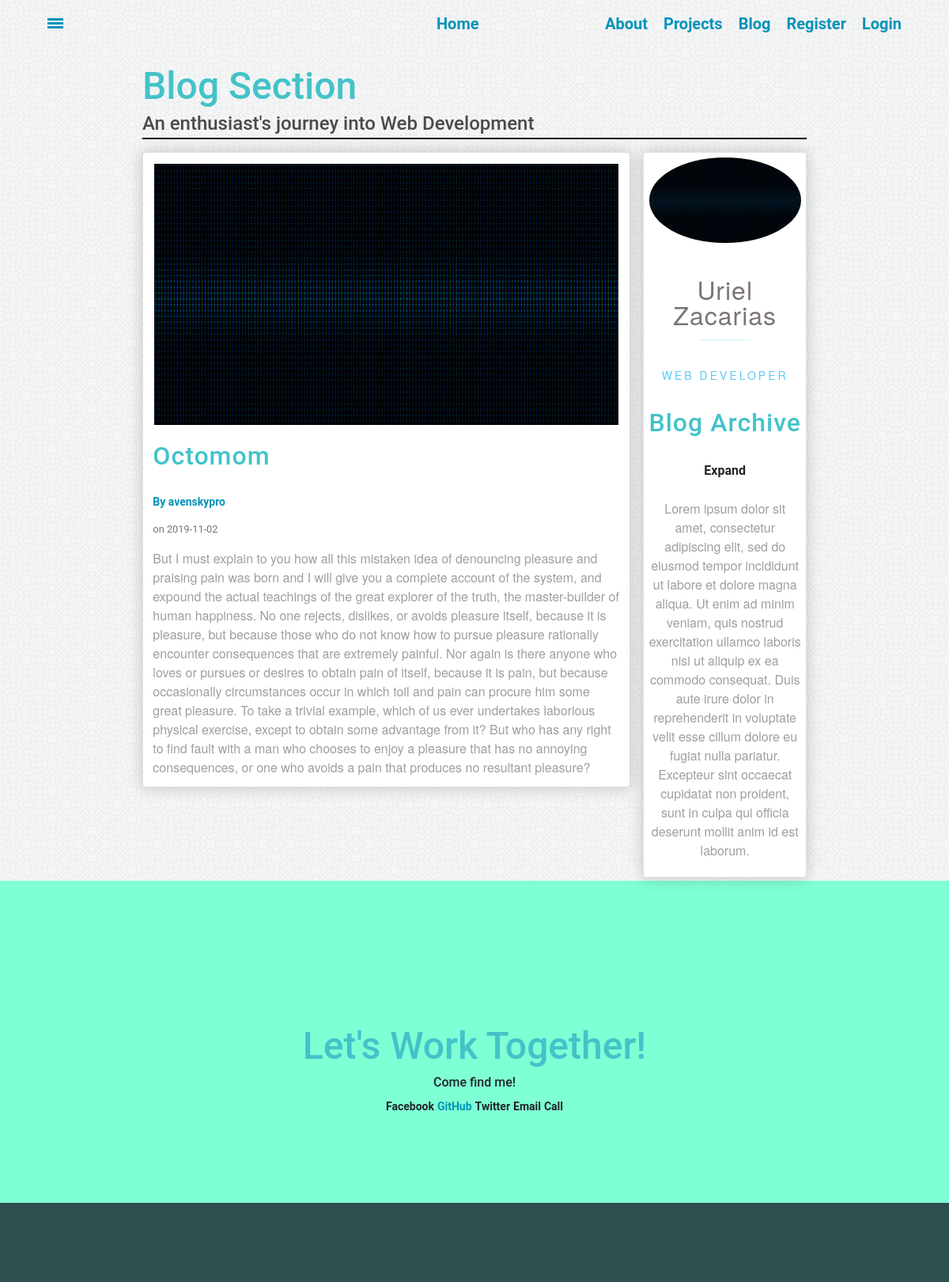
Screenshot of /post/8 with the database file from the repository.
### webdev/models.py (models this page shows, shortened)
class Post(db.Model):
    __tablename__= 'post'
    id = db.Column(db.Integer, primary_key=True)
    title = db.Column(db.String(100), nullable=False)
    date_posted = db.Column(db.DateTime, nullable=False, default=datetime.datetime.utcnow())
    content = db.Column(db.Text, nullable=False)
    user_id = db.Column(db.Integer, db.ForeignKey('user.id'), nullable=False)

class User(db.Model, UserMixin):
    id = db.Column(db.Integer, primary_key=True)
    username = db.Column(db.String(20), unique=True, nullable=False)
    email = db.Column(db.String(120),  unique=True, nullable=False)
    image_file = db.Column(db.String(20), nullable=False, default='blank_user.gif')
    password = db.Column(db.String(60), nullable=False)
    posts = db.relationship('Post', backref='author', lazy=True)

### webdev/routes.py (the view)
@app.route("/post/<int:post_id>")
def post(post_id):
	post = Post.query.get(post_id)
	return render_template('post.html', title=post.title, post=post)

### webdev/templates/post.html (shortened to what this page needs)
{% extends "main.html" %}
{% block content %}
<div class="blog-wrapper content-wrapper" id="blog">
	<div class="box header">
		<h2>Blog Section</h2>
		<h3>An enthusiast's journey into Web Development</h3>
	</div>
	<div class="box content">
		<div class="blog-card card">
			<img class="card-img blog-card-img" src="{{ url_for('static', filename='pics/heading.gif') }}">
			<h2 class="card-title">{{ post.title }}</h2>
			<a class="mr-2" href="#">By {{ post.author.username }}</a>
			<small class="text-muted"> on {{ post.date_posted.strftime('%Y-%m-%d') }}</small>
			<p class="card-content">{{ post.content }}</p>
		</div>
	</div>
	<div class="box sidebar">
		<div class="side-card card">
			<img class="card-img" src="{{ url_for('static', filename='pics/heading.gif') }}">
			<p class="card-name">Uriel Zacarias</p>
			<p class="card-position">Web Developer</p>
			<h2 class="card-title">Blog Archive</h2>
			<div class="card-archive">
			  <label for="togList1">
			    <span>Expand</span>
			  </label>
			</div>
			<p class="card-info">Lorem ipsum dolor sit amet, consectetur adipiscing elit, sed do eiusmod tempor incididunt ut labore et dolore magna aliqua. Ut enim ad minim veniam, quis nostrud exercitation ullamco laboris nisi ut aliquip ex ea commodo consequat. Duis aute irure dolor in reprehenderit in voluptate velit esse cillum dolore eu fugiat nulla pariatur. Excepteur sint occaecat cupidatat non proident, sunt in culpa qui officia deserunt mollit anim id est laborum.</p>
		</div>
	</div>
</div>
{% endblock %}

### webdev/static/styles.css (style rules this page uses)
.header h2 { font-size: 3em; margin:0px; }
.header h3 { margin: 0px; font-size: 1.5em; line-height: 1.5em; }
.header { align-items: center; margin-bottom:2%; white-space: nowrap; height:100%; border-bottom: solid 2px black; }
.content-wrapper { min-height: 90vh; margin: 0 15%; padding: 10vh 0 0; display: grid; grid-template-rows: 12vh min-content; grid-gap: 1em; grid-template-columns: 1fr; grid-template-areas: "header" "content" }
.sidebar { grid-area: sidebar; }
.content { grid-area: content; }
.header { grid-area: header; }
.blog-wrapper { grid-template-columns: 14vw; grid-template-areas: "header header header header header header header" "content content content content content content sidebar"; }
.card { background-color: rgba(255, 255, 255, 1); box-shadow: 0 0 20px rgba(0,0,0,.2); padding:2%; display: grid; grid-gap: 1em; margin-bottom: 2%; }
.card-name::after { margin-left: 0; }
.card-name { grid-area: name; }
.card-img { grid-area: image; }
.card-position { grid-area: position; }
.card-info { grid-area: info; }
.card-archive { grid-area: archive; }
.blog-card { grid-template-rows: 1fr; grid-template-columns: 1fr; grid-template-areas: "image" "title" "author" "content"; }
.side-card { display: flex; text-align: center; }
a { color: dodgerblue; }
.card-info { font-weight: 300; opacity: .7; }
.card-name { text: nowrap; letter-spacing: 1px; font-size: 2rem; margin: .75em 0 0; line-height: 1; }
.card-name::after { content: ''; display: block; width: 2em; height: 1px; background: #5bcbf0; margin: .5em auto .65em; opacity: .25; }
.card-position { text-transform: uppercase; font-size: .875rem; letter-spacing: 3px; margin: 0 0 .5vem; line-height: 1; color: #5bcbf0; }
.card-img { justify-self: center; max-width: 100%; border-radius: 50%; border: 2px solid white; }
.blog-card-img { justify-self: center; max-width: 100%; border-radius: 50%; border: 2px solid white; border-radius: 0; }
.card-title { letter-spacing: 1px; margin: .15em 0 .55em; line-height: 1; font-size: 2rem; }
.card-content { font-weight: 300; opacity: .7; margin: 0 0; }
body { margin: 0px; overflow-x: hidden; }
* { font-family: "Helvetica Neue Bold", Roboto, Helvetica, Arial, sans-serif; font-weight: 700; }
h2 { font-size: 3em; color: #42C3C9; }
h3 { font-size: 24px; color: #4A4A4A; line-height: 23px; }
p { font-family: "Helvetica Neue", Roboto, Helvetica, Arial, sans-serif; font-size: 16px; color: #7B7573; font-weight: 400; }
a { font-size: 14px; color: #0093B9; line-height: 17px; }

### rows the page displays
Post: title "Octomom", date_posted "2019-11-02", content "But I must explain to you how all this mistaken idea of denouncing pleasure and praising pain was born and I will give you a complete account of the system, and expound the actual teachings of the great explorer of the truth, the master-builder of human happiness. No one rejects, dislikes, or avoids pleasure itself, because it is pleasure, but because those who do not know how to pursue pleasure rationally encounter consequences that are extremely painful. Nor again is there anyone who loves or pursues or desires to obtain pain of itself, because it is pain, but because occasionally circumstances occur in which toil and pain can procure him some great pleasure. To take a trivial example,…"
User: author.username "avenskypro"
